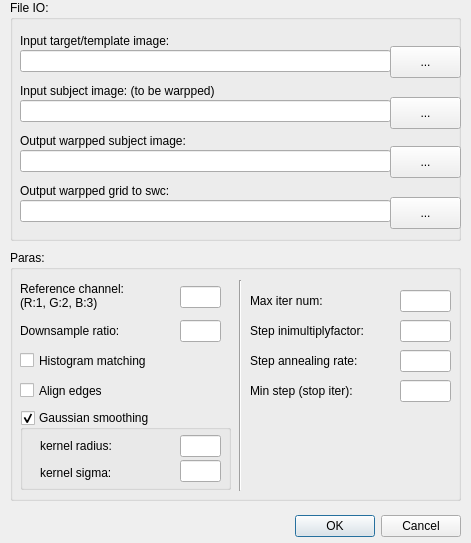
<?xml version="1.0" encoding="UTF-8"?>
<ui version="4.0">
 <class>Paradialog_rigidaffine</class>
 <widget class="QDialog" name="Paradialog_rigidaffine">
  <property name="geometry">
   <rect>
    <x>0</x>
    <y>0</y>
    <width>471</width>
    <height>543</height>
   </rect>
  </property>
  <property name="windowTitle">
   <string>Dialog</string>
  </property>
  <widget class="QDialogButtonBox" name="buttonBox">
   <property name="geometry">
    <rect>
     <x>280</x>
     <y>510</y>
     <width>181</width>
     <height>32</height>
    </rect>
   </property>
   <property name="orientation">
    <enum>Qt::Horizontal</enum>
   </property>
   <property name="standardButtons">
    <set>QDialogButtonBox::Cancel|QDialogButtonBox::Ok</set>
   </property>
  </widget>
  <widget class="QGroupBox" name="groupBox_fileio">
   <property name="geometry">
    <rect>
     <x>10</x>
     <y>0</y>
     <width>451</width>
     <height>241</height>
    </rect>
   </property>
   <property name="title">
    <string>File IO: </string>
   </property>
   <widget class="QLabel" name="label_img_tar">
    <property name="geometry">
     <rect>
      <x>10</x>
      <y>30</y>
      <width>411</width>
      <height>21</height>
     </rect>
    </property>
    <property name="text">
     <string>Input target/template image: </string>
    </property>
   </widget>
   <widget class="QLabel" name="label_img_sub">
    <property name="geometry">
     <rect>
      <x>10</x>
      <y>80</y>
      <width>411</width>
      <height>21</height>
     </rect>
    </property>
    <property name="text">
     <string>Input subject image: (to be warpped)</string>
    </property>
   </widget>
   <widget class="QLineEdit" name="lineEdit_img_tar">
    <property name="geometry">
     <rect>
      <x>10</x>
      <y>50</y>
      <width>371</width>
      <height>22</height>
     </rect>
    </property>
   </widget>
   <widget class="QPushButton" name="pushButton_img_tar">
    <property name="geometry">
     <rect>
      <x>380</x>
      <y>46</y>
      <width>71</width>
      <height>32</height>
     </rect>
    </property>
    <property name="text">
     <string>...</string>
    </property>
   </widget>
   <widget class="QPushButton" name="pushButton_img_sub">
    <property name="geometry">
     <rect>
      <x>380</x>
      <y>97</y>
      <width>71</width>
      <height>32</height>
     </rect>
    </property>
    <property name="text">
     <string>...</string>
    </property>
   </widget>
   <widget class="QLineEdit" name="lineEdit_img_sub">
    <property name="geometry">
     <rect>
      <x>10</x>
      <y>100</y>
      <width>371</width>
      <height>22</height>
     </rect>
    </property>
   </widget>
   <widget class="QLineEdit" name="lineEdit_img_sub2tar">
    <property name="geometry">
     <rect>
      <x>10</x>
      <y>150</y>
      <width>371</width>
      <height>22</height>
     </rect>
    </property>
   </widget>
   <widget class="QLabel" name="label_img_sub2tar">
    <property name="geometry">
     <rect>
      <x>10</x>
      <y>130</y>
      <width>411</width>
      <height>21</height>
     </rect>
    </property>
    <property name="text">
     <string>Output warpped subject image: </string>
    </property>
   </widget>
   <widget class="QPushButton" name="pushButton_img_sub2tar">
    <property name="geometry">
     <rect>
      <x>380</x>
      <y>146</y>
      <width>71</width>
      <height>32</height>
     </rect>
    </property>
    <property name="text">
     <string>...</string>
    </property>
   </widget>
   <widget class="QPushButton" name="pushButton_swc_grid">
    <property name="geometry">
     <rect>
      <x>380</x>
      <y>197</y>
      <width>71</width>
      <height>32</height>
     </rect>
    </property>
    <property name="text">
     <string>...</string>
    </property>
   </widget>
   <widget class="QLabel" name="label_swc_grid">
    <property name="geometry">
     <rect>
      <x>10</x>
      <y>180</y>
      <width>411</width>
      <height>21</height>
     </rect>
    </property>
    <property name="text">
     <string>Output warpped grid to swc: </string>
    </property>
   </widget>
   <widget class="QLineEdit" name="lineEdit_swc_grid">
    <property name="geometry">
     <rect>
      <x>10</x>
      <y>200</y>
      <width>371</width>
      <height>22</height>
     </rect>
    </property>
    <property name="text">
     <string/>
    </property>
   </widget>
  </widget>
  <widget class="QGroupBox" name="groupBox_paras">
   <property name="geometry">
    <rect>
     <x>10</x>
     <y>250</y>
     <width>451</width>
     <height>251</height>
    </rect>
   </property>
   <property name="title">
    <string>Paras:</string>
   </property>
   <widget class="QLineEdit" name="lineEdit_refchannel">
    <property name="geometry">
     <rect>
      <x>170</x>
      <y>36</y>
      <width>41</width>
      <height>22</height>
     </rect>
    </property>
   </widget>
   <widget class="QLabel" name="label_refchannel">
    <property name="geometry">
     <rect>
      <x>10</x>
      <y>30</y>
      <width>131</width>
      <height>31</height>
     </rect>
    </property>
    <property name="text">
     <string>Reference channel:
(R:1, G:2, B:3)</string>
    </property>
   </widget>
   <widget class="QLineEdit" name="lineEdit_downsampleratio">
    <property name="geometry">
     <rect>
      <x>170</x>
      <y>70</y>
      <width>41</width>
      <height>22</height>
     </rect>
    </property>
   </widget>
   <widget class="QLabel" name="label_downsample">
    <property name="geometry">
     <rect>
      <x>10</x>
      <y>70</y>
      <width>161</width>
      <height>21</height>
     </rect>
    </property>
    <property name="text">
     <string>Downsample ratio:</string>
    </property>
   </widget>
   <widget class="QGroupBox" name="groupBox_Gaussian">
    <property name="geometry">
     <rect>
      <x>10</x>
      <y>160</y>
      <width>211</width>
      <height>80</height>
     </rect>
    </property>
    <property name="title">
     <string>Gaussian smoothing</string>
    </property>
    <property name="checkable">
     <bool>true</bool>
    </property>
    <widget class="QLabel" name="label_Gau_sigma">
     <property name="geometry">
      <rect>
       <x>20</x>
       <y>52</y>
       <width>91</width>
       <height>21</height>
      </rect>
     </property>
     <property name="text">
      <string>kernel sigma: </string>
     </property>
    </widget>
    <widget class="QLabel" name="label_Gau_radius">
     <property name="geometry">
      <rect>
       <x>20</x>
       <y>25</y>
       <width>101</width>
       <height>21</height>
      </rect>
     </property>
     <property name="text">
      <string>kernel radius:</string>
     </property>
    </widget>
    <widget class="QLineEdit" name="lineEdit_Gau_radius">
     <property name="geometry">
      <rect>
       <x>160</x>
       <y>25</y>
       <width>41</width>
       <height>22</height>
      </rect>
     </property>
    </widget>
    <widget class="QLineEdit" name="lineEdit_Gau_sigma">
     <property name="geometry">
      <rect>
       <x>160</x>
       <y>50</y>
       <width>41</width>
       <height>22</height>
      </rect>
     </property>
    </widget>
   </widget>
   <widget class="QCheckBox" name="checkBox_histogrammatching">
    <property name="geometry">
     <rect>
      <x>10</x>
      <y>100</y>
      <width>161</width>
      <height>21</height>
     </rect>
    </property>
    <property name="text">
     <string>Histogram matching</string>
    </property>
   </widget>
   <widget class="QCheckBox" name="checkBox_alignedges">
    <property name="geometry">
     <rect>
      <x>10</x>
      <y>130</y>
      <width>161</width>
      <height>21</height>
     </rect>
    </property>
    <property name="text">
     <string>Align edges</string>
    </property>
   </widget>
   <widget class="Line" name="line">
    <property name="geometry">
     <rect>
      <x>220</x>
      <y>30</y>
      <width>20</width>
      <height>211</height>
     </rect>
    </property>
    <property name="orientation">
     <enum>Qt::Vertical</enum>
    </property>
   </widget>
   <widget class="QLineEdit" name="lineEdit_iter_max">
    <property name="geometry">
     <rect>
      <x>390</x>
      <y>40</y>
      <width>51</width>
      <height>22</height>
     </rect>
    </property>
   </widget>
   <widget class="QLabel" name="label_iter_max">
    <property name="geometry">
     <rect>
      <x>240</x>
      <y>40</y>
      <width>151</width>
      <height>21</height>
     </rect>
    </property>
    <property name="text">
     <string>Max iter num:</string>
    </property>
   </widget>
   <widget class="QLabel" name="label_step_multiplyfactor">
    <property name="geometry">
     <rect>
      <x>240</x>
      <y>70</y>
      <width>151</width>
      <height>21</height>
     </rect>
    </property>
    <property name="text">
     <string>Step inimultiplyfactor:</string>
    </property>
   </widget>
   <widget class="QLineEdit" name="lineEdit_step_multiplyfactor">
    <property name="geometry">
     <rect>
      <x>390</x>
      <y>70</y>
      <width>51</width>
      <height>22</height>
     </rect>
    </property>
   </widget>
   <widget class="QLabel" name="label_step_annealingrate">
    <property name="geometry">
     <rect>
      <x>240</x>
      <y>100</y>
      <width>161</width>
      <height>21</height>
     </rect>
    </property>
    <property name="text">
     <string>Step annealing rate:</string>
    </property>
   </widget>
   <widget class="QLineEdit" name="lineEdit_step_annealingrate">
    <property name="geometry">
     <rect>
      <x>390</x>
      <y>100</y>
      <width>51</width>
      <height>22</height>
     </rect>
    </property>
   </widget>
   <widget class="QLabel" name="label_step_min">
    <property name="geometry">
     <rect>
      <x>240</x>
      <y>130</y>
      <width>161</width>
      <height>21</height>
     </rect>
    </property>
    <property name="text">
     <string>Min step (stop iter):</string>
    </property>
   </widget>
   <widget class="QLineEdit" name="lineEdit_step_min">
    <property name="geometry">
     <rect>
      <x>390</x>
      <y>130</y>
      <width>51</width>
      <height>22</height>
     </rect>
    </property>
   </widget>
  </widget>
 </widget>
 <resources/>
 <connections>
  <connection>
   <sender>buttonBox</sender>
   <signal>accepted()</signal>
   <receiver>Paradialog_rigidaffine</receiver>
   <slot>accept()</slot>
   <hints>
    <hint type="sourcelabel">
     <x>538</x>
     <y>574</y>
    </hint>
    <hint type="destinationlabel">
     <x>157</x>
     <y>274</y>
    </hint>
   </hints>
  </connection>
  <connection>
   <sender>buttonBox</sender>
   <signal>rejected()</signal>
   <receiver>Paradialog_rigidaffine</receiver>
   <slot>reject()</slot>
   <hints>
    <hint type="sourcelabel">
     <x>606</x>
     <y>580</y>
    </hint>
    <hint type="destinationlabel">
     <x>286</x>
     <y>274</y>
    </hint>
   </hints>
  </connection>
 </connections>
</ui>
